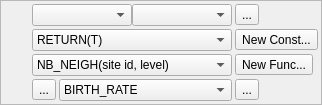
                 <widget class="QFrame" name="frame_AvailableMacros">
                  <property name="frameShape">
                   <enum>QFrame::StyledPanel</enum>
                  </property>
                  <property name="frameShadow">
                   <enum>QFrame::Raised</enum>
                  </property>
                  <layout class="QHBoxLayout" name="horizontalLayout_25">
                   <property name="spacing">
                    <number>0</number>
                   </property>
                   <property name="margin">
                    <number>0</number>
                   </property>
                   <item>
                    <layout class="QGridLayout" name="gridLayout_AvailableMacros">
                     <property name="margin">
                      <number>3</number>
                     </property>
                     <property name="spacing">
                      <number>3</number>
                     </property>
                     <item row="5" column="1">
                      <widget class="QComboBox" name="comboBox_ElpBuiltin">
                       <property name="sizePolicy">
                        <sizepolicy hsizetype="Fixed" vsizetype="Fixed">
                         <horstretch>0</horstretch>
                         <verstretch>0</verstretch>
                        </sizepolicy>
                       </property>
                       <property name="minimumSize">
                        <size>
                         <width>130</width>
                         <height>0</height>
                        </size>
                       </property>
                       <property name="maximumSize">
                        <size>
                         <width>200</width>
                         <height>26</height>
                        </size>
                       </property>
                       <property name="toolTip">
                        <string>&lt;html&gt;&lt;head/&gt;&lt;body&gt;&lt;p&gt;&lt;span style=&quot; font-weight:600; color:#00007f;&quot;&gt;Builtin constants, variables and functions:&lt;/span&gt;&lt;br/&gt;Predefined constants, variables and functions MACROs.&lt;/p&gt;&lt;/body&gt;&lt;/html&gt;</string>
                       </property>
                       <property name="currentIndex">
                        <number>0</number>
                       </property>
                       <property name="modelColumn">
                        <number>0</number>
                       </property>
                       <item>
                        <property name="text">
                         <string>NB_NEIGH(site id, level)</string>
                        </property>
                       </item>
                       <item>
                        <property name="text">
                         <string>MEAN(attribute name)</string>
                        </property>
                       </item>
                       <item>
                        <property name="text">
                         <string>NB_SITES()</string>
                        </property>
                       </item>
                      </widget>
                     </item>
                     <item row="5" column="4">
                      <widget class="QToolButton" name="toolButton_26">
                       <property name="toolTip">
                        <string>&lt;html&gt;&lt;head/&gt;&lt;body&gt;&lt;p&gt;&lt;span style=&quot; font-weight:600; color:#00007f;&quot;&gt;Insert at cursor's position:&lt;/span&gt;&lt;br/&gt;Insert MACRO to the right sided global formula text area.&lt;/p&gt;&lt;/body&gt;&lt;/html&gt;</string>
                       </property>
                       <property name="text">
                        <string>New Func...</string>
                       </property>
                       <property name="icon">
                        <iconset resource="Resources/Resources.qrc">
                         <normaloff>:/new/prefix1/edit-cursor-icon.png</normaloff>:/new/prefix1/edit-cursor-icon.png</iconset>
                       </property>
                      </widget>
                     </item>
                     <item row="6" column="0">
                      <widget class="QLabel" name="label">
                       <property name="toolTip">
                        <string>User-defined MACROs</string>
                       </property>
                       <property name="text">
                        <string/>
                       </property>
                       <property name="pixmap">
                        <pixmap resource="Resources/Resources.qrc">:/new/prefix1/user-defined.png</pixmap>
                       </property>
                      </widget>
                     </item>
                     <item row="4" column="1">
                      <widget class="QComboBox" name="comboBox_ElpBuiltinKeywords">
                       <property name="minimumSize">
                        <size>
                         <width>130</width>
                         <height>0</height>
                        </size>
                       </property>
                       <property name="maximumSize">
                        <size>
                         <width>200</width>
                         <height>26</height>
                        </size>
                       </property>
                       <property name="toolTip">
                        <string>&lt;html&gt;&lt;head/&gt;&lt;body&gt;&lt;p&gt;&lt;span style=&quot; font-weight:600; color:#00007f;&quot;&gt;Some builtin keywords:&lt;/span&gt;&lt;br/&gt;Predefined keyword MACROs&lt;/p&gt;&lt;/body&gt;&lt;/html&gt;</string>
                       </property>
                       <property name="currentIndex">
                        <number>0</number>
                       </property>
                       <item>
                        <property name="text">
                         <string>RETURN(T)</string>
                        </property>
                       </item>
                       <item>
                        <property name="text">
                         <string>FOREACH(T,VECTOR&lt;T&gt;)</string>
                        </property>
                       </item>
                       <item>
                        <property name="text">
                         <string>BEGIN</string>
                        </property>
                       </item>
                       <item>
                        <property name="text">
                         <string>END</string>
                        </property>
                       </item>
                       <item>
                        <property name="text">
                         <string>DEFINE</string>
                        </property>
                       </item>
                       <item>
                        <property name="text">
                         <string>VOID</string>
                        </property>
                       </item>
                       <item>
                        <property name="text">
                         <string>BOOL</string>
                        </property>
                       </item>
                       <item>
                        <property name="text">
                         <string>INT</string>
                        </property>
                       </item>
                       <item>
                        <property name="text">
                         <string>DOUBLE</string>
                        </property>
                       </item>
                       <item>
                        <property name="text">
                         <string>INT_PTR</string>
                        </property>
                       </item>
                       <item>
                        <property name="text">
                         <string>DOUBLE_PTR</string>
                        </property>
                       </item>
                       <item>
                        <property name="text">
                         <string>FREE_PTR</string>
                        </property>
                       </item>
                       <item>
                        <property name="text">
                         <string>RND</string>
                        </property>
                       </item>
                       <item>
                        <property name="text">
                         <string>VECTOR&lt;T&gt;</string>
                        </property>
                       </item>
                       <item>
                        <property name="text">
                         <string>NODE</string>
                        </property>
                       </item>
                       <item>
                        <property name="text">
                         <string>CURRENT_NODE</string>
                        </property>
                       </item>
                       <item>
                        <property name="text">
                         <string>SITE</string>
                        </property>
                       </item>
                       <item>
                        <property name="text">
                         <string>CURRENT_SITE</string>
                        </property>
                       </item>
                       <item>
                        <property name="text">
                         <string>DEF_FUNC(type, name)</string>
                        </property>
                       </item>
                       <item>
                        <property name="text">
                         <string>DEF_CONST(type, name, value)</string>
                        </property>
                       </item>
                       <item>
                        <property name="text">
                         <string>DEF_VAR(type, name, value)</string>
                        </property>
                       </item>
                       <item>
                        <property name="text">
                         <string>DEF_PTR(type, name, value)</string>
                        </property>
                       </item>
                       <item>
                        <property name="text">
                         <string>SET_VAR(name, value)</string>
                        </property>
                       </item>
                       <item>
                        <property name="text">
                         <string>SET_PTR(name, value)</string>
                        </property>
                       </item>
                      </widget>
                     </item>
                     <item row="4" column="0">
                      <widget class="QLabel" name="label_19">
                       <property name="minimumSize">
                        <size>
                         <width>25</width>
                         <height>0</height>
                        </size>
                       </property>
                       <property name="toolTip">
                        <string>Predefined keyword MACROs</string>
                       </property>
                       <property name="text">
                        <string/>
                       </property>
                       <property name="pixmap">
                        <pixmap resource="Resources/Resources.qrc">:/new/prefix1/key-word.png</pixmap>
                       </property>
                      </widget>
                     </item>
                     <item row="4" column="4">
                      <widget class="QToolButton" name="toolButton_FormulaInsertKeyword">
                       <property name="toolTip">
                        <string>&lt;html&gt;&lt;head/&gt;&lt;body&gt;&lt;p&gt;&lt;span style=&quot; font-weight:600; color:#00007f;&quot;&gt;Insert at cursor's position:&lt;/span&gt;&lt;br/&gt;Insert MACRO to the right sided global formula text area.&lt;/p&gt;&lt;/body&gt;&lt;/html&gt;</string>
                       </property>
                       <property name="text">
                        <string>New Const...</string>
                       </property>
                       <property name="icon">
                        <iconset resource="Resources/Resources.qrc">
                         <normaloff>:/new/prefix1/edit-cursor-icon.png</normaloff>:/new/prefix1/edit-cursor-icon.png</iconset>
                       </property>
                       <property name="toolButtonStyle">
                        <enum>Qt::ToolButtonIconOnly</enum>
                       </property>
                      </widget>
                     </item>
                     <item row="3" column="4">
                      <widget class="QToolButton" name="toolButton_2">
                       <property name="text">
                        <string>...</string>
                       </property>
                       <property name="icon">
                        <iconset resource="Resources/Resources.qrc">
                         <normaloff>:/new/prefix1/edit-cursor-icon.png</normaloff>:/new/prefix1/edit-cursor-icon.png</iconset>
                       </property>
                      </widget>
                     </item>
                     <item row="3" column="1">
                      <layout class="QHBoxLayout" name="horizontalLayout_24">
                       <property name="spacing">
                        <number>0</number>
                       </property>
                       <property name="topMargin">
                        <number>0</number>
                       </property>
                       <item>
                        <widget class="QComboBox" name="comboBox_StdMath">
                         <property name="maximumSize">
                          <size>
                           <width>16777215</width>
                           <height>26</height>
                          </size>
                         </property>
                        </widget>
                       </item>
                       <item>
                        <widget class="QComboBox" name="comboBox_CatStdMath">
                         <property name="maximumSize">
                          <size>
                           <width>16777215</width>
                           <height>26</height>
                          </size>
                         </property>
                        </widget>
                       </item>
                      </layout>
                     </item>
                     <item row="3" column="0">
                      <widget class="QLabel" name="label_31">
                       <property name="minimumSize">
                        <size>
                         <width>25</width>
                         <height>0</height>
                        </size>
                       </property>
                       <property name="toolTip">
                        <string>&lt;html&gt;&lt;head/&gt;&lt;body&gt;&lt;p&gt;Standard &lt;span style=&quot; font-weight:600; color:#676700;&quot;&gt;cmath&lt;/span&gt; library&lt;/p&gt;&lt;/body&gt;&lt;/html&gt;</string>
                       </property>
                       <property name="text">
                        <string/>
                       </property>
                       <property name="pixmap">
                        <pixmap resource="Resources/Resources.qrc">:/new/prefix1/math-library.png</pixmap>
                       </property>
                      </widget>
                     </item>
                     <item row="5" column="0">
                      <widget class="QLabel" name="label_20">
                       <property name="minimumSize">
                        <size>
                         <width>0</width>
                         <height>0</height>
                        </size>
                       </property>
                       <property name="toolTip">
                        <string>Predefined constant, variable and function MACROs</string>
                       </property>
                       <property name="text">
                        <string/>
                       </property>
                       <property name="pixmap">
                        <pixmap resource="Resources/Resources.qrc">:/new/prefix1/function-icon3.png</pixmap>
                       </property>
                      </widget>
                     </item>
                     <item row="6" column="4">
                      <widget class="QToolButton" name="toolButton_CustomMacroInsert">
                       <property name="text">
                        <string>...</string>
                       </property>
                       <property name="icon">
                        <iconset resource="Resources/Resources.qrc">
                         <normaloff>:/new/prefix1/edit-cursor-icon.png</normaloff>:/new/prefix1/edit-cursor-icon.png</iconset>
                       </property>
                      </widget>
                     </item>
                     <item row="6" column="1">
                      <layout class="QHBoxLayout" name="horizontalLayout_28">
                       <property name="spacing">
                        <number>3</number>
                       </property>
                       <property name="rightMargin">
                        <number>0</number>
                       </property>
                       <item>
                        <widget class="QToolButton" name="toolButton_CustomMacroEdit">
                         <property name="text">
                          <string>...</string>
                         </property>
                         <property name="icon">
                          <iconset resource="Resources/Resources.qrc">
                           <normaloff>:/new/prefix1/edit-icon.png</normaloff>:/new/prefix1/edit-icon.png</iconset>
                         </property>
                        </widget>
                       </item>
                       <item>
                        <widget class="QComboBox" name="comboBox_CustomMacros">
                         <property name="maximumSize">
                          <size>
                           <width>16777215</width>
                           <height>26</height>
                          </size>
                         </property>
                         <property name="toolTip">
                          <string>User-defined MACROs</string>
                         </property>
                         <item>
                          <property name="text">
                           <string>BIRTH_RATE</string>
                          </property>
                         </item>
                         <item>
                          <property name="text">
                           <string>MyVar</string>
                          </property>
                         </item>
                         <item>
                          <property name="text">
                           <string>MyFunc</string>
                          </property>
                         </item>
                         <item>
                          <property name="text">
                           <string>---</string>
                          </property>
                         </item>
                         <item>
                          <property name="text">
                           <string>New...</string>
                          </property>
                          <property name="icon">
                           <iconset resource="Resources/Resources.qrc">
                            <normaloff>:/new/prefix1/new-icon.png</normaloff>:/new/prefix1/new-icon.png</iconset>
                          </property>
                         </item>
                        </widget>
                       </item>
                      </layout>
                     </item>
                    </layout>
                   </item>
                  </layout>
                 </widget>
